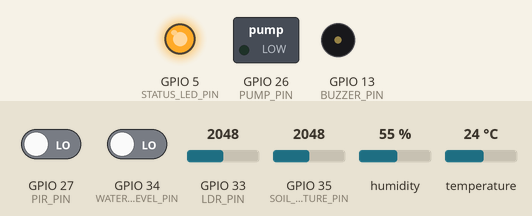
Bench run of a sketch on a simulated ESP32. Shown: switched loads named in the sketch (green lamp = pin HIGH), output pins drawn as LEDs (lit = HIGH), buzzer (waves = sounding). Inputs (shaded band) come from the test bench; at power-on: GPIO 35 (SOIL_MOISTURE_PIN) = 2048, humidity 55 %, GPIO 27 (PIR_PIN) LOW, GPIO 33 (LDR_PIN) = 2048, GPIO 34 (WATER_LEVEL_PIN) LOW, temperature 24 °C. WiFi joins after 1.5 s; servers stay silent unless stated; what the sketch prints to the serial monitor is not drawn.

Above: at 2.7 s.
2.8 s: GPIO 35 (SOIL_MOISTURE_PIN) set to 741
4.3 s: GPIO 35 (SOIL_MOISTURE_PIN) set to 632
At 4.6 s:
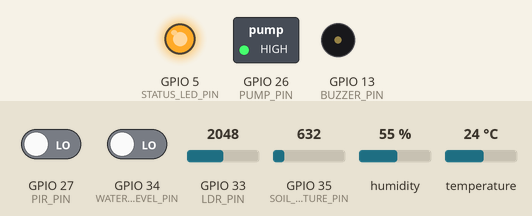
13.6 s: humidity set to 52 %
18.7 s: humidity set to 49 %
At 22.8 s:
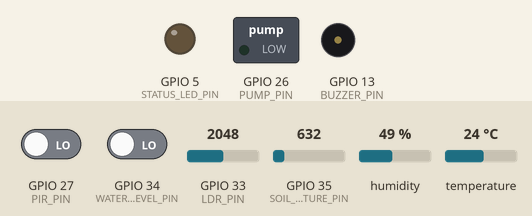
27.9 s: GPIO 27 (PIR_PIN) driven HIGH
At 28.9 s:
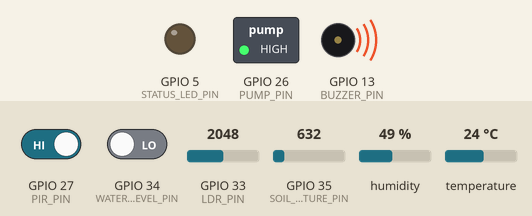
35.9 s: humidity set to 68 %
At 39.7 s:
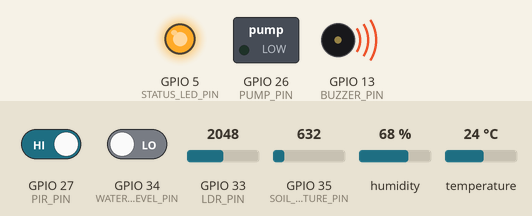
Timing chart, 0 to 46.0 s (numbered marks = the images above; inputs shaded):
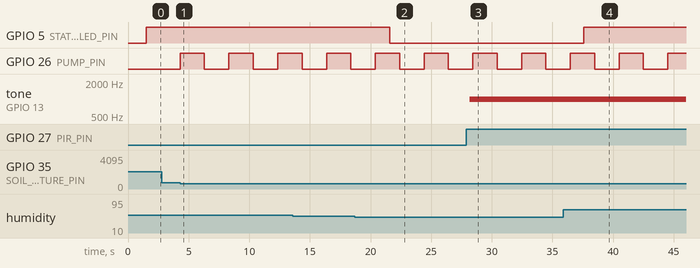

Measured:
- the behaviour switches between 700 and 699 on GPIO 35 (SOIL_MOISTURE_PIN) (found by bisection; images 0 and 1)
- the behaviour switches between 51 and 50 % on humidity (found by bisection; images 1 and 2)
- after the input at 2.8 s, every drawn part: stays the same
- after the input at 4.3 s, GPIO 26 (PUMP_PIN): alternates HIGH for 2.0 s and LOW for 2.0 s, starting at once
- after the input at 18.7 s, GPIO 5 (STATUS_LED_PIN): HIGH → LOW after 2.9 s
- after the input at 27.9 s, tone on GPIO 13 (BUZZER_PIN): silent → 1000 Hz after 0.29 s
- after the input at 35.9 s, GPIO 5 (STATUS_LED_PIN): LOW → HIGH after 1.7 s

The sketch:

smart_farming_esp32.ino
```cpp
/*
 * IoT-Based Smart Farming Management System
 * Reconstructed and cleaned from the two supplied project sketches.
 * Target: ESP32 using the Arduino framework
 * Sensor: DHT22 (not DHT11)
 *
 * Required libraries:
 *   - DHT sensor library by Adafruit
 *   - Firebase ESP32 Client by Mobizt (the library used by the original code)
 *
 * Security:
 *   Replace the credential placeholders locally. Do not commit real Wi-Fi or
 *   Firebase credentials to GitHub. Rotate the credentials exposed in the
 *   original uploaded sketches before reusing this project.
 */

#include <WiFi.h>
#include <FirebaseESP32.h>
#include <addons/TokenHelper.h>
#include <addons/RTDBHelper.h>
#include "DHT.h"

// ------------------------- Pin assignment -------------------------
constexpr uint8_t WATER_LEVEL_PIN = 34;  // Original code used a digital input.
constexpr uint8_t SOIL_MOISTURE_PIN = 35;
constexpr uint8_t PUMP_PIN = 26;
constexpr uint8_t PIR_PIN = 27;  // Moved from boot-strapping GPIO12.
constexpr uint8_t BUZZER_PIN = 13;
constexpr uint8_t STATUS_LED_PIN = 5;
constexpr uint8_t LDR_PIN = 33;  // ADC1; original GPIO15/ADC2 conflicts with Wi-Fi.
constexpr uint8_t DHT_PIN = 4;

#define DHT_TYPE DHT22

// ----------------------- Local configuration ----------------------
// The original sketches used a threshold of 700 and treated values below it
// as an irrigation request. Calibrate this value using your actual probe.
constexpr int SOIL_IRRIGATION_THRESHOLD = 700;

// A value of 1 preserves the original "LDR > 0" behaviour. Replace it with a
// measured threshold after checking the LDR circuit in bright and dark states.
constexpr int LDR_ACTIVITY_THRESHOLD = 1;

constexpr float HUMIDITY_LED_THRESHOLD_PERCENT = 50.0F;
constexpr uint32_t DHT_SAMPLE_INTERVAL_MS = 2000;
constexpr uint32_t TELEMETRY_INTERVAL_MS = 2000;
constexpr uint32_t PUMP_ON_TIME_MS = 2000;
constexpr uint32_t PUMP_COOLDOWN_MS = 2000;
constexpr uint32_t WIFI_CONNECT_TIMEOUT_MS = 15000;

// --------------------- Credentials: fill locally ------------------
#define WIFI_SSID "YOUR_WIFI_SSID"
#define WIFI_PASSWORD "YOUR_WIFI_PASSWORD"
#define FIREBASE_API_KEY "YOUR_FIREBASE_WEB_API_KEY"
#define FIREBASE_DATABASE_URL "https://YOUR_PROJECT_ID-default-rtdb.firebaseio.com/"
#define FIREBASE_USER_EMAIL "YOUR_FIREBASE_USER_EMAIL"
#define FIREBASE_USER_PASSWORD "YOUR_FIREBASE_USER_PASSWORD"

FirebaseData firebaseData;
FirebaseAuth firebaseAuth;
FirebaseConfig firebaseConfig;
DHT dht(DHT_PIN, DHT_TYPE);

enum class IrrigationState : uint8_t {
  Idle,
  Pumping,
  Cooldown
};

IrrigationState irrigationState = IrrigationState::Idle;
uint32_t irrigationStateStartedMs = 0;
uint32_t lastDhtSampleMs = 0;
uint32_t lastTelemetryMs = 0;

float airHumidityPercent = NAN;
float airTemperatureC = NAN;
int soilMoistureRaw = 0;
int waterLevelState = 0;
int motionState = 0;
int lightLevelRaw = 0;

bool dhtReadingIsValid() {
  return !isnan(airHumidityPercent) && !isnan(airTemperatureC);
}

bool soilRequestsIrrigation(int rawValue) {
  // This polarity matches the original implementation. Reverse the comparison
  // only if calibration proves that your probe reports larger values when dry.
  return rawValue < SOIL_IRRIGATION_THRESHOLD;
}

void setPump(bool enabled) {
  digitalWrite(PUMP_PIN, enabled ? HIGH : LOW);
}

void connectWiFi() {
  WiFi.mode(WIFI_STA);
  WiFi.begin(WIFI_SSID, WIFI_PASSWORD);

  Serial.print("Connecting to Wi-Fi");
  const uint32_t startedMs = millis();
  while (WiFi.status() != WL_CONNECTED &&
         millis() - startedMs < WIFI_CONNECT_TIMEOUT_MS) {
    Serial.print('.');
    delay(300);
  }

  if (WiFi.status() == WL_CONNECTED) {
    Serial.print("\nConnected. IP address: ");
    Serial.println(WiFi.localIP());
  } else {
    Serial.println("\nWi-Fi connection timed out; local control remains active.");
  }
}

void configureFirebase() {
  firebaseConfig.api_key = FIREBASE_API_KEY;
  firebaseConfig.database_url = FIREBASE_DATABASE_URL;
  firebaseConfig.token_status_callback = tokenStatusCallback;

  firebaseAuth.user.email = FIREBASE_USER_EMAIL;
  firebaseAuth.user.password = FIREBASE_USER_PASSWORD;

  Firebase.begin(&firebaseConfig, &firebaseAuth);
  Firebase.reconnectWiFi(true);
  Firebase.setDoubleDigits(3);
}

void sampleFastInputs() {
  waterLevelState = digitalRead(WATER_LEVEL_PIN);
  soilMoistureRaw = analogRead(SOIL_MOISTURE_PIN);
  motionState = digitalRead(PIR_PIN);
  lightLevelRaw = analogRead(LDR_PIN);
}

void sampleDht22(uint32_t nowMs) {
  if (lastDhtSampleMs != 0 &&
      nowMs - lastDhtSampleMs < DHT_SAMPLE_INTERVAL_MS) {
    return;
  }

  lastDhtSampleMs = nowMs;
  const float newHumidity = dht.readHumidity();
  const float newTemperature = dht.readTemperature();

  if (isnan(newHumidity) || isnan(newTemperature)) {
    Serial.println("DHT22 read failed; keeping the previous valid values.");
    return;
  }

  airHumidityPercent = newHumidity;
  airTemperatureC = newTemperature;
}

void updateIrrigation(uint32_t nowMs) {
  switch (irrigationState) {
    case IrrigationState::Idle:
      if (soilRequestsIrrigation(soilMoistureRaw)) {
        setPump(true);
        irrigationState = IrrigationState::Pumping;
        irrigationStateStartedMs = nowMs;
      }
      break;

    case IrrigationState::Pumping:
      if (nowMs - irrigationStateStartedMs >= PUMP_ON_TIME_MS) {
        setPump(false);
        irrigationState = IrrigationState::Cooldown;
        irrigationStateStartedMs = nowMs;
      }
      break;

    case IrrigationState::Cooldown:
      if (nowMs - irrigationStateStartedMs >= PUMP_COOLDOWN_MS) {
        irrigationState = IrrigationState::Idle;
        irrigationStateStartedMs = nowMs;
      }
      break;
  }
}

void updateLocalOutputs() {
  const bool alarmCondition =
      motionState == HIGH && lightLevelRaw >= LDR_ACTIVITY_THRESHOLD;

  if (alarmCondition) {
    tone(BUZZER_PIN, 1000);
  } else {
    noTone(BUZZER_PIN);
  }

  if (dhtReadingIsValid()) {
    digitalWrite(STATUS_LED_PIN,
                 airHumidityPercent > HUMIDITY_LED_THRESHOLD_PERCENT
                     ? HIGH
                     : LOW);
  }
}

bool publishFloat(const char *path, float value) {
  if (!Firebase.setFloat(firebaseData, path, value)) {
    Serial.print("Firebase write failed for ");
    Serial.print(path);
    Serial.print(": ");
    Serial.println(firebaseData.errorReason());
    return false;
  }
  return true;
}

bool publishInt(const char *path, int value) {
  if (!Firebase.setInt(firebaseData, path, value)) {
    Serial.print("Firebase write failed for ");
    Serial.print(path);
    Serial.print(": ");
    Serial.println(firebaseData.errorReason());
    return false;
  }
  return true;
}

void publishTelemetry(uint32_t nowMs) {
  if (!Firebase.ready() ||
      (lastTelemetryMs != 0 &&
       nowMs - lastTelemetryMs < TELEMETRY_INTERVAL_MS)) {
    return;
  }

  lastTelemetryMs = nowMs;

  // These four paths preserve compatibility with the supplied application.
  if (dhtReadingIsValid()) {
    publishFloat("/h", airHumidityPercent);
    publishFloat("/t", airTemperatureC);
  }
  publishInt("/wl", waterLevelState);
  publishInt("/hs", soilMoistureRaw);

  Serial.printf(
      "T=%.1f C | RH=%.1f %% | soil=%d | water=%d | PIR=%d | LDR=%d | pump=%s\n",
      airTemperatureC,
      airHumidityPercent,
      soilMoistureRaw,
      waterLevelState,
      motionState,
      lightLevelRaw,
      irrigationState == IrrigationState::Pumping ? "ON" : "OFF");
}

void setup() {
  pinMode(WATER_LEVEL_PIN, INPUT);
  pinMode(SOIL_MOISTURE_PIN, INPUT);
  pinMode(PIR_PIN, INPUT);
  pinMode(LDR_PIN, INPUT);

  pinMode(PUMP_PIN, OUTPUT);
  pinMode(BUZZER_PIN, OUTPUT);
  pinMode(STATUS_LED_PIN, OUTPUT);

  setPump(false);
  noTone(BUZZER_PIN);
  digitalWrite(STATUS_LED_PIN, LOW);

  Serial.begin(115200);
  dht.begin();
  connectWiFi();
  configureFirebase();
}

void loop() {
  const uint32_t nowMs = millis();

  sampleFastInputs();
  sampleDht22(nowMs);
  updateIrrigation(nowMs);
  updateLocalOutputs();
  publishTelemetry(nowMs);

  delay(10);  // Cooperative yield; all control timing above remains non-blocking.
}
```
